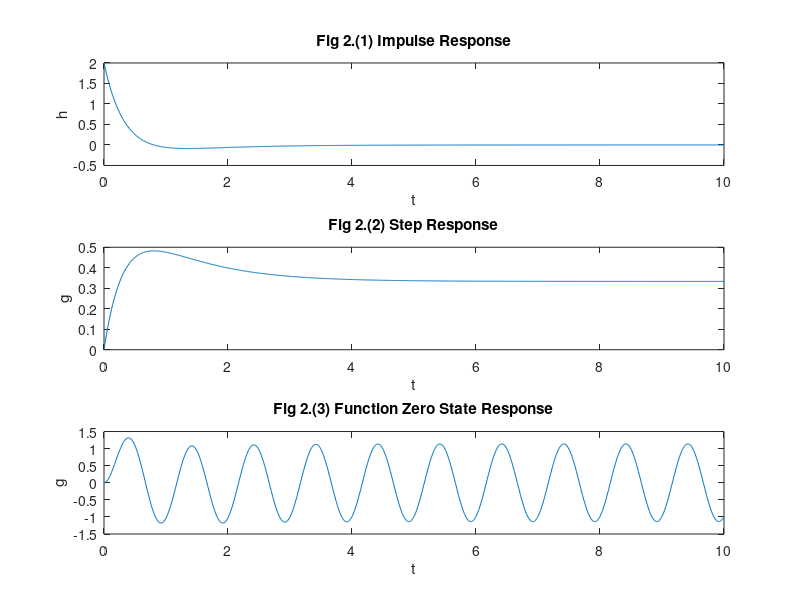

Write the MATLAB code that produced this figure.
%% Signal & System Experiment - Class 2 - Task 2
pace = 0.01;    % Determines accuracy, reduce to increase sampling rate.
figure('name','Task 2', 'numbertitle','off');
sys = tf([2, 1],[1, 4, 3]);

% Fig 2.(1)
t = 0:pace:10;
h = impulse(sys,t);
subplot(311); plot(t,h); title('Fig 2.(1) Impulse Response'); xlabel('t'); ylabel('h');

% Fig 2.(2)
t = 0:pace:10;
g = step(sys,t);
subplot(312); plot(t,g); title('Fig 2.(2) Step Response'); xlabel('t'); ylabel('g');

% Fig 2.(3)
t = 0:pace:10;
f = 4*sin(2*pi*t);
y = lsim(sys,f,t);
subplot(313); plot(t,y); title('Fig 2.(3) Function Zero State Response'); xlabel('t'); ylabel('g');